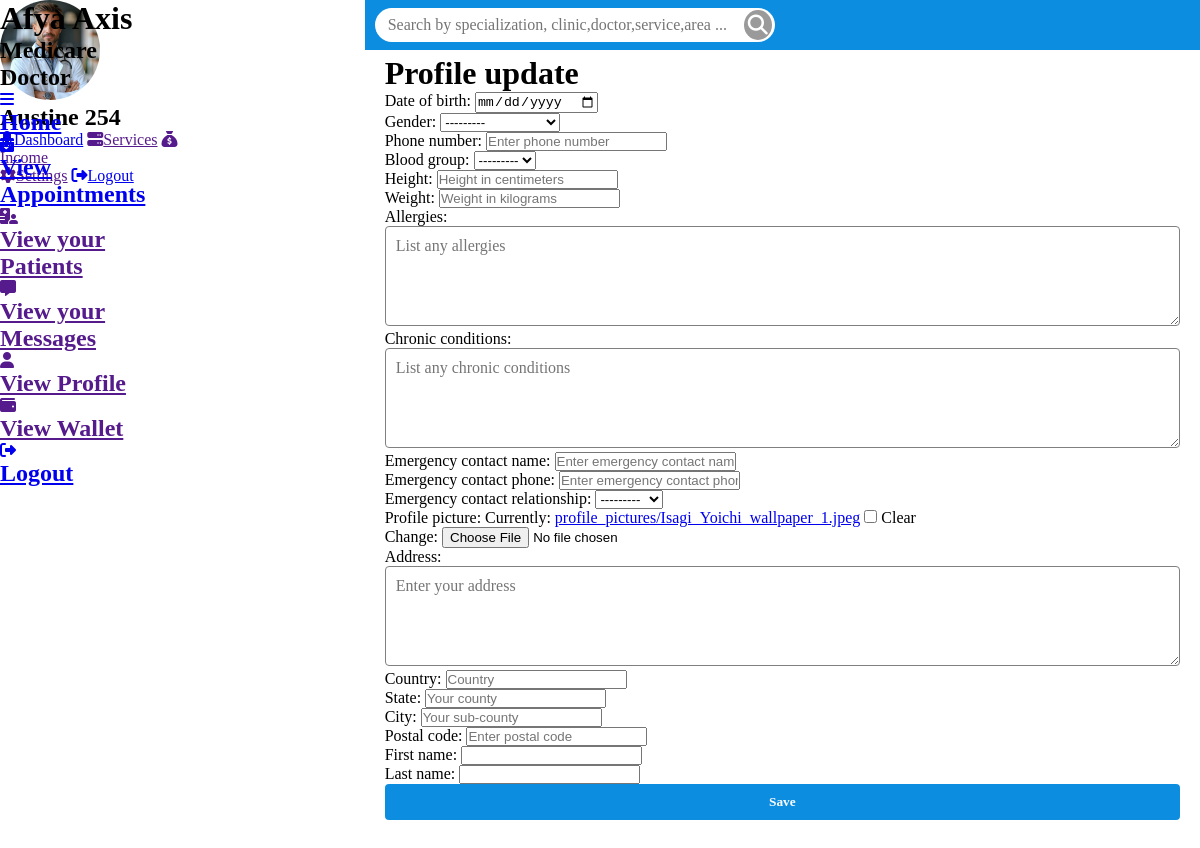
The app's page /accounts/profile/edit/ (signed in) with its own data.
### doctors/models.py (models this page shows, shortened)
class Doctor(models.Model):
    user = models.OneToOneField(User, on_delete=models.CASCADE, related_name='doctor_profile')
    first_name = models.CharField(max_length=100)
    last_name = models.CharField(max_length=100)
    email = models.EmailField(unique=True)
    phone_number = models.CharField(max_length=15, unique=True)
    clinic = models.ForeignKey('clinics.Clinic', on_delete=models.CASCADE, related_name="doctors")
    specialization = models.ForeignKey(Specialization, on_delete=models.CASCADE, related_name="doctors")
    bio = models.TextField(blank=True, null=True)
    profile_picture = models.ImageField(upload_to='doctor_profiles/', blank=True, null=True)
    facebook = models.URLField(blank=True, null=True)
    twitter = models.URLField(blank=True, null=True)
    linkedin = models.URLField(blank=True, null=True)
    instagram = models.URLField(blank=True, null=True)
    address = models.TextField()
    city = models.CharField(max_length=100)
    country = models.CharField(max_length=100,default='Kenya')
    postal_code = models.CharField(max_length=10,default='0000')
    state= models.CharField(max_length=100,default='Kisii')
    hire_date = models.DateField(null=True, blank=True)
    years_of_experience = models.IntegerField(null=True, blank=True)
    years_worked_at_afyaaxis = models.IntegerField(null=True, blank=True)
    availability = models.BooleanField(default=True)

### accounts/models.py (models this page shows, shortened)
class Profile(models.Model):
    user = models.OneToOneField(User, on_delete=models.CASCADE)
    afya_id = models.CharField(max_length=7, unique=True, default=generate_afya_id, editable=False)
    date_of_birth = models.DateField(null=True, blank=True)
    GENDER_CHOICES = [
        ('M', 'Male'),
        ('F', 'Female'),
        ('O', 'Other'),
        ('P', 'Prefer not to say'),
    ]
    gender = models.CharField(max_length=1, choices=GENDER_CHOICES, null=True, blank=True)
    phone_number = models.CharField(max_length=15, null=True, blank=True)
    BLOOD_GROUP_CHOICES = [
        ('A+', 'A+'),
        ('A-', 'A-'),
        ('B+', 'B+'),
        ('B-', 'B-'),
        ('AB+', 'AB+'),
        ('AB-', 'AB-'),
        ('O+', 'O+'),
        ('O-', 'O-'),
    ]
    blood_group = models.CharField(max_length=5, choices=BLOOD_GROUP_CHOICES, null=True, blank=True)
    height = models.FloatField(null=True, blank=True, help_text="Height in centimeters")
    weight = models.FloatField(null=True, blank=True, help_text="Weight in kilograms")
    allergies = models.TextField(null=True, blank=True, help_text="List any allergies")
    chronic_conditions = models.TextField(null=True, blank=True, help_text="List any chronic conditions")
    emergency_contact_name = models.CharField(max_length=100, null=True, blank=True)
    emergency_contact_phone = models.CharField(max_length=15, null=True, blank=True)
    RELATIONSHIP_CHOICES = [
        ('Spouse', 'Spouse'),
        ('Parent', 'Parent'),
        ('Sibling', 'Sibling'),
        ('Child', 'Child'),
        ('Friend', 'Friend'),
        ('Other', 'Other'),
    ]
    emergency_contact_relationship = models.CharField(max_length=50, choices=RELATIONSHIP_CHOICES, null=True, blank=True)
    profile_picture = models.ImageField(upload_to='profile_pictures/', null=True, blank=True)
    address = models.TextField(null=True, blank=True)
    country = models.CharField(max_length=100, null=True, blank=True)  # Free-text input
    state = models.CharField(max_length=100, null=True, blank=True)    # Free-text input
    city = models.CharField(max_length=100, null=True, blank=True)     # Free-text input
    postal_code = models.CharField(max_length=20, null=True, blank=True)

### accounts/views.py (the view)
# urls.py: path('profile/edit/', views.edit_profile, name='edit_profile'),
@login_required
def edit_profile(request):
    profile = request.user.profile
    if request.method == 'POST':
        form = ProfileForm(request.POST, request.FILES, instance=profile)
        if form.is_valid():
            form.save()
            return redirect('profile_view')  # Redirect to the profile view after saving
    else:
        form = ProfileForm(instance=profile)
        context = {
        'form': form,
        }
    return render(request, 'accounts/profile_edit.html', context)

### notifications/templatetags/notification_tags.py (called while the page is built)
@register.simple_tag(takes_context=True)
def user_unread_notifications_count(context):
    user = context['user']
    if user.is_authenticated:
        return Notification.objects.filter(user=user, is_read=False).count()
    return 0

### templates/accounts/profile_edit.html (shortened to what this page needs)
{% extends "base/layout.html" %}
{%load static%}
{% load widget_tweaks %}
{% block content %}
<h1>Profile update</h1>
    <form method="post" enctype="multipart/form-data">
        {% for field in form %}
            <div class="inputboxes">
                {{field.label_tag}}
                {{field|add_class:'form-control'}}
            </div>
        {%endfor%}
        <div class="inputboxes">
            <button>Save</button>
        </div>
    </form>
{% endblock %}

### templates/doctors/sidebar.html (shortened to what this page needs)
{% load static %}
<div class="sidebarleft">
    <div class="sidebarheader">
        <div class="adminimage">
            {% if user.doctor_profile.profile_picture %}
            <img style="width:100px;height:100px;border-radius:50%;object-fit:cover;object-position:top;" src="{{ user.doctor_profile.profile_picture.url }}" alt="">
            {% else %}
            <img style="width:100px;height:100px;border-radius:50%;object-fit:cover;object-position:top;" src="{% static 'images/admin-settings.png' %}" alt="">
            {% endif %}
        </div>
    </div>
    <div class="adminname">
        <h2>{{ user.first_name }} {{ user.last_name }}</h2>
    </div>
    <div class="menuitems">
        <a href="{% url 'doctor_dashboard' %}"><i class="fa-solid fa-user-md"></i>Dashboard</a>
        <a href=""><i class="fa-solid fa-server"></i>Services</a>
        <a href=""><i class="fa-solid fa-sack-dollar"></i>Income</a>
    </div>
    <div class="logoutdiv">
        <a href=""><i class="fa-solid fa-gear"></i>Settings</a>
        <a href="{% url 'logout' %}"><i class="fa-solid fa-right-from-bracket"></i>Logout</a>
    </div>
</div>
<div class="sidebar">
    <div class="sidetop">
        <h1>Afya Axis</h1>
        <h2>Medicare </h2>
        <h2>Doctor</h2>
    </div>
    <div class="sidemiddle">
        <div class="sidebuttons">
            <a href="{% url 'doctor_dashboard' %}">
                <i class="fa-solid fa-bars"></i>
                <h2>Home</h2>
            </a>
            <a href="{% url 'doctor_appointments'%}">
                <i class="fa-solid fa-calendar-check"></i>
                <h2>View Appointments</h2>
            </a>
            <a href="">
                <i class="fa-solid fa-hospital-user"></i>
                <h2>View your Patients</h2>
            </a>
            <a href="">
                <i class="fa-solid fa-message"></i>
                <h2>View your Messages</h2>
            </a>
            <a href="">
                <i class="fa-solid fa-user"></i>
                <h2>View Profile</h2>
            </a>
            <a href="">
                <i class="fa-solid fa-wallet"></i>
                <h2>View Wallet</h2>
            </a>
        </div>
    </div>
    <div class="sidebottom">
        <a href="{% url 'logout' %}">
            <i class="fa-solid fa-right-from-bracket"></i>
            <h2>Logout</h2>
        </a>
    </div>
</div>

### static/css/main.css (style rules this page uses)
* { margin: 0; padding: 0; box-sizing: border-box; }
:root { --green:#007f3c; --blue:#0c8de0; --yellow:#f9be1a; }
body { width: 100%; }
.sidebar { width: 15%; height: 100vh; position: fixed; }
.form-controltext, .updateform form .inputboxes .form-control { width: 100%; border-radius: 4px; font-size: 16px; font-family: 'Times New Roman', Times, serif; border: none; border: 1px solid grey; padding: 10px; }
.form-controltext { width: 100%; min-height: 100%; max-width: 100%; height: 100px; min-height: 100px; max-height: 100px; }
.inputboxes button { width: 100%; background-color: #0c8de0; border: none; border-radius: 4px; padding: 10px; color: #ffffff; font-family: 'Times New Roman', Times, serif; cursor: pointer; font-weight: 900; }

### records on screen
Profile: form "---------" "---------" "---------"

### other values on screen
{{ user.first_name }} "Austine"
{{ user.last_name }} "254"
{{ field.label_tag }} "Date of birth:" "Gender:" "Phone number:" "Blood group:" "Height:" "Weight:" "Allergies:" "Chronic conditions:" "Emergency contact name:" "Emergency contact phone:" "Emergency contact relationship:" "Profile picture:" "Address:" "Country:" "State:" "City:" "Postal code:" "First name:" "Last name:"
